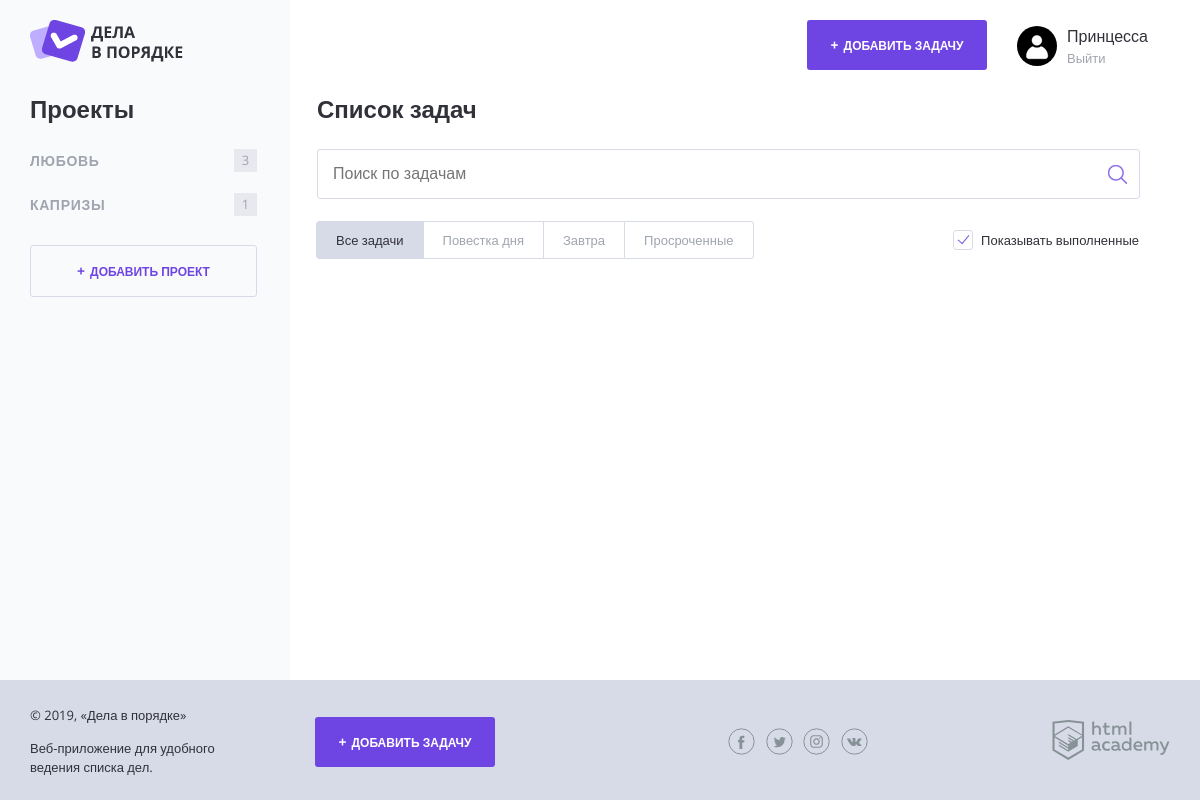
Page /index.php?category=6 (signed in) on the committed database.
### tables this page shows
CREATE TABLE categories (
  id INT AUTO_INCREMENT PRIMARY KEY,
  name CHAR(128) NOT NULL,
  user_id INT NOT NULL
);

### functions.php (called while the page is built, shortened)
<?php
function include_template(string $name, array $data): string {
    $name = 'templates/' . $name;
    extract($data);
    require $name;
    $result = ob_get_clean();
    return $result;
}
function countTasks(string $category_name, array $task_list): int {
    $tasks_sum = 0;
    foreach($task_list as $task) {
        if($category_name === $task['categories_name']) {
            $tasks_sum++;
        }
    }
    return $tasks_sum;
}

### mysql_helper.php (called while the page is built, shortened)
<?php
function fetchData($link, string $sql): array {
    $result = mysqli_query($link, $sql);
    return mysqli_fetch_all($result, MYSQLI_ASSOC);
}
function getCategories($link, int $user_id): array {
    $sql_cat = "SELECT categories.id, categories.name FROM categories
                JOIN users ON categories.user_id = users.id
                WHERE users.id = $user_id";
    return fetchData($link, $sql_cat);
}
function getTasks($link, int $user_id): array {
    $sql_tasks = "SELECT tasks.name, tasks.created_at, tasks.expires_at, categories.name AS categories_name, status FROM tasks
        JOIN categories ON tasks.category_id = categories.id
        JOIN users ON categories.user_id = users.id
        WHERE users.id = $user_id";
    return fetchData($link, $sql_tasks);
}
function getTasksForCategory($link, int $user_id, int $category_id = null): array
{
    if (null === $category_id) {
        $sql_tasks = "SELECT tasks.id, tasks.name, tasks.created_at, tasks.expires_at, tasks.file_path, categories.name AS categories_name, status FROM tasks
            JOIN categories ON tasks.category_id = categories.id
            JOIN users ON categories.user_id = users.id
            WHERE users.id = $user_id
            ORDER BY tasks.created_at DESC";
    } else {
        $sql_tasks = "SELECT tasks.id, tasks.name, tasks.created_at, tasks.expires_at, tasks.file_path, categories.name AS categories_name, status FROM tasks
            JOIN categories ON tasks.category_id = categories.id
            JOIN users ON categories.user_id = users.id
            WHERE users.id = $user_id AND categories.id = $category_id
            ORDER BY tasks.created_at DESC";
    }
    return fetchData($link, $sql_tasks);
}

### templates/layout.php (the view, shortened to what this page needs)
<!DOCTYPE html>
<html lang="ru">
<head>
    <link rel="stylesheet" href="css/normalize.css">
    <link rel="stylesheet" href="css/style.css">
    <link rel="stylesheet" href="css/flatpickr.min.css">
</head>
<body class="<?= (!$user && !$isSignInOrRegister) ? 'body-background' :''; ?>">
<div class="page-wrapper">
    <div class="container <?= !$user ? '' : 'container--with-sidebar'; ?>">
        <header class="main-header">
            <a href="/">
                <img src="img/logo.png" width="153" height="42" alt="Логотип Дела в порядке">
            </a>
            <div class="main-header__side">
                <?php if(!$user): ?>
                    <a class="main-header__side-item button button--transparent" href="sign_in.php">Войти</a>
                <?php else: ?>
                <a class="main-header__side-item button button--plus open-modal" href="add.php">Добавить задачу</a>
                <div class="main-header__side-item user-menu">
                    <div class="user-menu__image">
                        <img src="img/user.png" width="40" height="40" alt="Пользователь">
                    </div>
                    <div class="user-menu__data">
                        <p><?=htmlspecialchars($user); ?></p>
                        <a href="/?exit">Выйти</a>
                    </div>
                </div>
                <?php endif; ?>
            </div>
        </header>
        <div class="content">
            <?php if($user): ?>
            <section class="content__side">
                <h2 class="content__side-heading">Проекты</h2>
                <nav class="main-navigation">
                    <ul class="main-navigation__list">
                    <?php foreach($category_list as $category): ?>
                        <li class="main-navigation__list-item">
                            <a class="main-navigation__list-item-link" href="/?category=<?= $category['id']; ?>"><?=htmlspecialchars($category['name']); ?></a>
                            <span class="main-navigation__list-item-count"><?=countTasks(htmlspecialchars($category['name']), $task_list); ?></span>
                        </li>
                    <?php endforeach; ?>
                    </ul>
                </nav>
                <a class="button button--transparent button--plus content__side-button"
                    href="add_project.php">Добавить проект</a>
            </section>
            <?php endif; ?>
            <main class="content__main">
                <?= $content ?>
            </main>
        </div>
    </div>
</div>
<footer class="main-footer">
    <div class="container">
        <div class="main-footer__copyright">
            <p>© 2019, «Дела в порядке»</p>
            <p>Веб-приложение для удобного ведения списка дел.</p>
        </div>
        <?php if($user): ?>
        <a class="main-footer__button button button--plus" href="add.php">Добавить задачу</a>
        <?php endif; ?>
        <div class="main-footer__social social">
            <a class="social__link social__link--facebook" href="#">
            </a>
            <a class="social__link social__link--twitter" href="#">
            </a>
            <a class="social__link social__link--instagram" href="#">
            </a>
            <a class="social__link social__link--vkontakte" href="#">
            </a>
        </div>
        <div class="main-footer__developed-by">
            <a href="https://htmlacademy.ru/intensive/php">
                <img src="img/htmlacademy.svg" alt="HTML Academy" width="118" height="40">
            </a>
        </div>
    </div>
</footer>
</body>
</html>

### css/style.css (style rules this page uses)
html, body { height: 100%; }
.page-wrapper { min-height: 100%; margin-bottom: -120px; display: flex; }
.page-wrapper::after { content: ""; display: block; }
.main-footer, .page-wrapper::after { height: 94px; }
body { position: relative; min-width: 1180px; font-size: 16px; font-family: "OpenSans", sans-serif; color: #31313a; }
a { text-decoration: none; }
.container { width: 1140px; margin: 0 auto; padding: 0 20px; }
.container--with-sidebar { position: relative; }
.container--with-sidebar::after { content: ""; position: absolute; top: 0; left: calc(-50vw + 280px); z-index: -1; width: 50vw; height: 100%; background-color: #f9fafc; }
.button { display: inline-block; width: 180px; padding: 17px 0; font-weight: 700; font-size: 12px; text-align: center; color: #ffffff; text-transform: uppercase; text-decoration: none; background-color: #6e45e2; border: 0; border-radius: 3px; }
.button--plus::before { content: "+"; margin-right: 5px; font-size: 14px; }
.button--transparent { color: #6e45e2; border: 1px solid #d7dbe8; }
.button--transparent, .button--transparent:hover, .button--transparent:focus, .button--transparent:active { background-color: transparent; }
.main-header { display: flex; justify-content: space-between; padding: 20px 0 26px; }
.main-header__side { display: flex; align-items: center; margin-right: 22px; }
.main-header__side-item { margin-left: 30px; }
.user-menu { display: flex; align-items: center; }
.user-menu__image { flex-shrink: 1; margin-top: 6px; margin-right: 10px; }
.user-menu__image img { border-radius: 50%; }
.user-menu__data p { margin: 3px 0 2px; }
.user-menu__data a { font-size: 13px; color: #9fa4af; }
.content { display: flex; margin-bottom: 120px; }
.content__side { width: 260px; }
.content__side-heading { margin: 0; margin-bottom: 15px; }
.content__side-button { width: 225px; }
.main-navigation { margin-bottom: 18px; }
.main-navigation__list { margin: 0 0 0 -8px; padding: 0; list-style: none; }
.main-navigation__list-item { display: flex; align-items: center; font-size: 14px; color: #9fa4af; text-transform: uppercase; }
.main-navigation__list-item-link { flex-grow: 1; padding: 14px 8px; font-weight: bold; color: inherit; text-decoration: none; letter-spacing: 0.05em; }
.main-navigation__list-item-count { display: inline-block; min-width: 19px; min-height: 19px; margin-right: 33px; padding: 2px; font-size: 13px; line-height: 18px; text-align: center; background-color: #e8e9ee; }
.content__main { flex-grow: 1; padding: 0 30px 0 27px; }
.main-footer { position: relative; padding: 13px 0; background-color: #d7dbe8; }
.main-footer .container { display: flex; align-items: center; }
.main-footer__copyright { width: 215px; margin-right: 70px; font-size: 13px; line-height: 1.5; }
.main-footer__button { margin-right: 202px; }
.main-footer__social { width: 140px; margin-right: 184px; }
.social { display: flex; flex-wrap: wrap; justify-content: space-between; margin-left: auto; }
.social__link { width: 27px; height: 27px; }

### rows in the picture
categories: name "ЛЮБОВЬ", name "3"
categories: name "КАПРИЗЫ", name "1"

### other values in the picture
$user "Принцесса"
